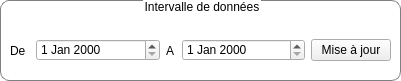
      <widget class="QGroupBox" name="dosimetrySettingsGroupBox_3">
       <property name="geometry">
        <rect>
         <x>790</x>
         <y>10</y>
         <width>401</width>
         <height>81</height>
        </rect>
       </property>
       <property name="styleSheet">
        <string notr="true">QGroupBox {
	font: 75 16pt &quot;Century Schoolbook L&quot;;
  border: 1px solid gray;
  border-radius: 9px;
  margin-top: 0.5em;
  background: transparent;
}

QGroupBox::title {
     subcontrol-origin: margin;
     subcontrol-position: top center; 
}

QLabel {
background: transparent;
}</string>
       </property>
       <property name="title">
        <string>Intervalle de données</string>
       </property>
       <widget class="QWidget" name="horizontalLayoutWidget_13">
        <property name="geometry">
         <rect>
          <x>10</x>
          <y>30</y>
          <width>381</width>
          <height>41</height>
         </rect>
        </property>
        <layout class="QHBoxLayout" name="horizontalLayout_20">
         <item>
          <widget class="QLabel" name="p_label_13">
           <property name="maximumSize">
            <size>
             <width>20</width>
             <height>16777215</height>
            </size>
           </property>
           <property name="text">
            <string>De</string>
           </property>
          </widget>
         </item>
         <item>
          <widget class="QDateEdit" name="tdj_dateEdit_from"/>
         </item>
         <item>
          <widget class="QLabel" name="p_label_14">
           <property name="maximumSize">
            <size>
             <width>10</width>
             <height>16777215</height>
            </size>
           </property>
           <property name="text">
            <string>A</string>
           </property>
          </widget>
         </item>
         <item>
          <widget class="QDateEdit" name="tdj_dateEdit_to"/>
         </item>
         <item>
          <widget class="QPushButton" name="tdj_pushButton_results_update">
           <property name="maximumSize">
            <size>
             <width>80</width>
             <height>16777215</height>
            </size>
           </property>
           <property name="text">
            <string>Mise à jour</string>
           </property>
          </widget>
         </item>
        </layout>
       </widget>
      </widget>
